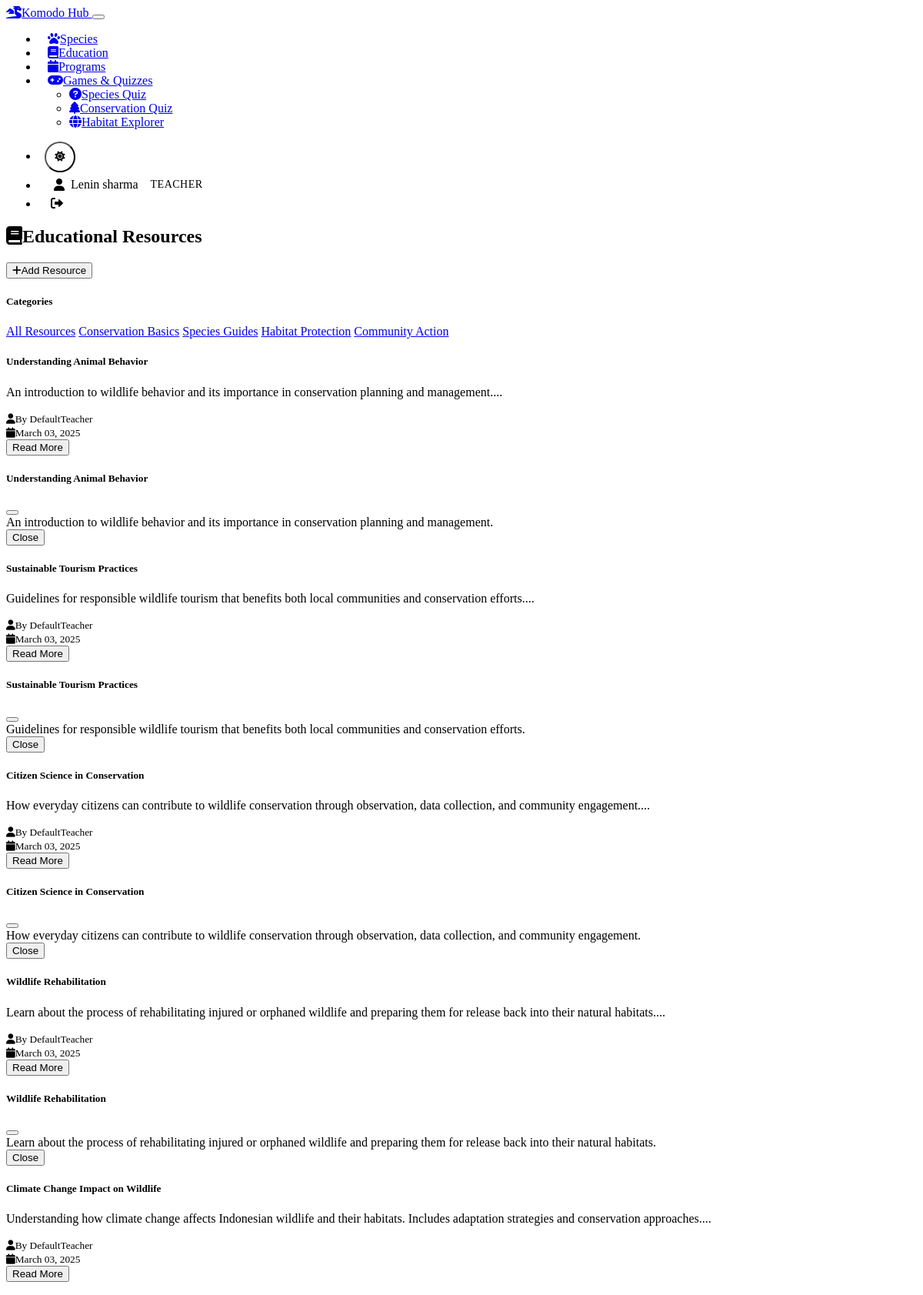
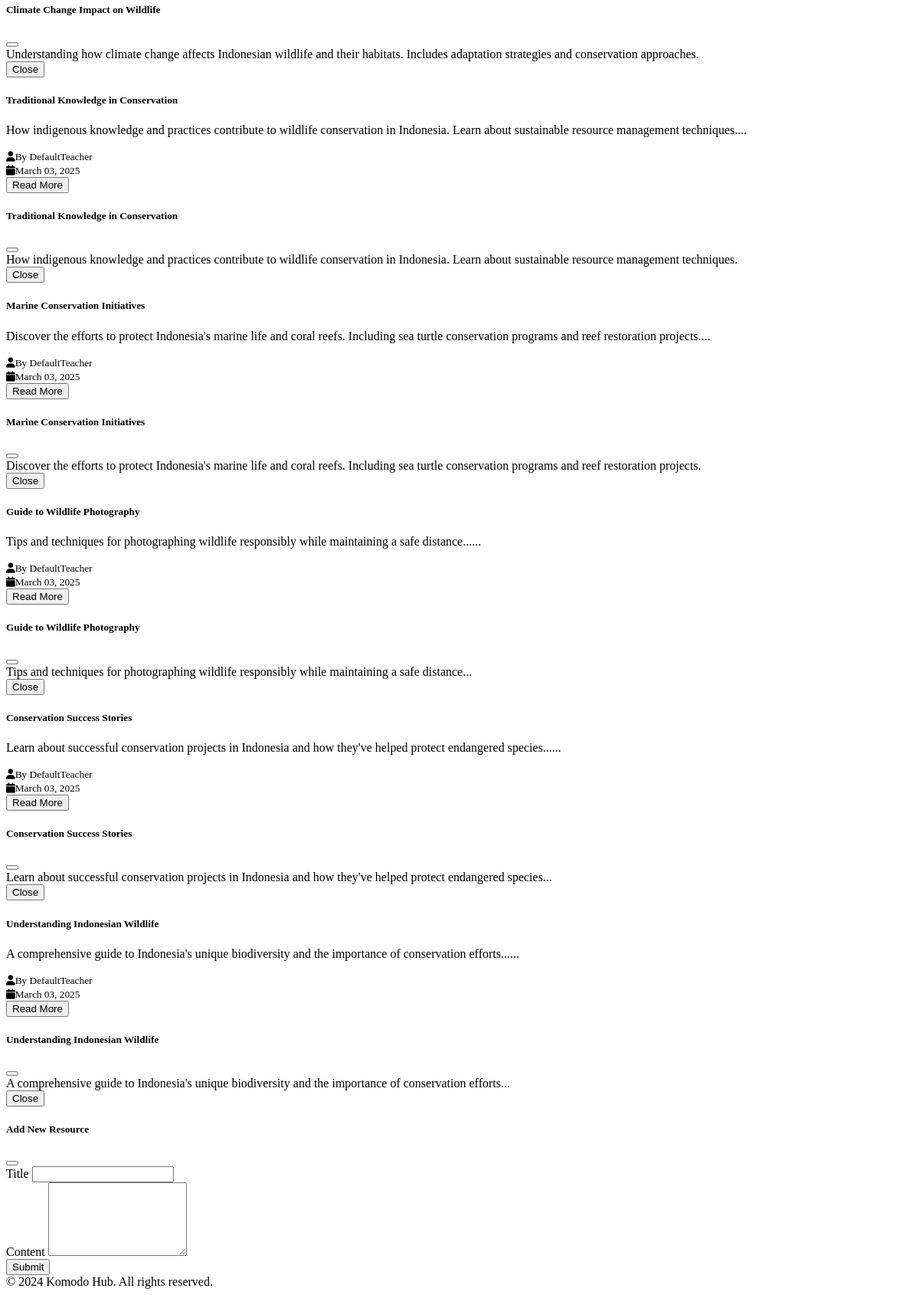
/education (signed in), run on the app's committed database (2 pictures, top to bottom).
### models.py (models this page shows, shortened)
class User(UserMixin, db.Model):
    id = db.Column(db.Integer, primary_key=True)
    username = db.Column(db.String(64), unique=True, nullable=False)
    email = db.Column(db.String(120), unique=True, nullable=False)
    password_hash = db.Column(db.String(256))
    role = db.Column(db.String(20), nullable=False)  # teacher, student, community
    created_at = db.Column(db.DateTime, default=datetime.utcnow)
    resources = db.relationship('EducationalResource', backref='author', lazy=True)
    programs = db.relationship('ConservationProgram', backref='coordinator', lazy=True)
    progress = db.relationship('UserProgress', backref='user', lazy=True)

class EducationalResource(db.Model):
    id = db.Column(db.Integer, primary_key=True)
    title = db.Column(db.String(200), nullable=False)
    content = db.Column(db.Text, nullable=False)
    author_id = db.Column(db.Integer, db.ForeignKey('user.id'), nullable=False)
    created_at = db.Column(db.DateTime, default=datetime.utcnow)

### blueprints/education.py (the view, shortened to what this page needs)
@education.route('/education')
def resources():
    resources = EducationalResource.query.order_by(EducationalResource.created_at.desc()).all()
    form = ResourceForm()  # Create form instance for the modal
    return render_template('education/resources.html', resources=resources, form=form)

### forms.py
class ResourceForm(FlaskForm):
    title = StringField('Title', validators=[DataRequired()])
    content = TextAreaField('Content', validators=[DataRequired()])

### models.py (called while the page is built)
@login_manager.user_loader
def load_user(id):
    return User.query.get(int(id))

### templates/education/resources.html (shortened to what this page needs)
{% extends "base.html" %}
{% block content %}
<div class="row mb-4">
    <div class="col-12 d-flex justify-content-between align-items-center">
        <h2><i class="fas fa-book me-2"></i>Educational Resources</h2>
        {% if current_user.is_authenticated and current_user.role == 'teacher' %}
        <button class="btn btn-success" data-bs-toggle="modal" data-bs-target="#addResourceModal">
            <i class="fas fa-plus me-2"></i>Add Resource
        </button>
        {% endif %}
    </div>
</div>
<div class="row">
    <div class="col-md-3">
        <div class="card mb-4">
            <div class="card-body">
                <h5 class="card-title">Categories</h5>
                <div class="list-group list-group-flush">
                    <a href="#" class="list-group-item list-group-item-action active">All Resources</a>
                    <a href="#" class="list-group-item list-group-item-action">Conservation Basics</a>
                    <a href="#" class="list-group-item list-group-item-action">Species Guides</a>
                    <a href="#" class="list-group-item list-group-item-action">Habitat Protection</a>
                    <a href="#" class="list-group-item list-group-item-action">Community Action</a>
                </div>
            </div>
        </div>
    </div>
    <div class="col-md-9">
        <div class="row g-4">
            {% for resource in resources %}
            <div class="col-md-6">
                <div class="card h-100">
                    <div class="card-body">
                        <h5 class="card-title">{{ resource.title }}</h5>
                        <p class="card-text">{{ resource.content[:200] }}...</p>
                        <div class="mt-3">
                            <small class="text-muted">
                                <i class="fas fa-user me-2"></i>By {{ resource.author.username }}
                            </small>
                            <br>
                            <small class="text-muted">
                                <i class="fas fa-calendar me-2"></i>{{ resource.created_at.strftime('%B %d, %Y') }}
                            </small>
                        </div>
                    </div>
                    <div class="card-footer">
                        <button class="btn btn-primary btn-sm" data-bs-toggle="modal" data-bs-target="#resourceModal{{ resource.id }}">
                            Read More
                        </button>
                    </div>
                </div>
            </div>
            <div class="modal fade" id="resourceModal{{ resource.id }}" tabindex="-1">
                <div class="modal-dialog modal-lg">
                    <div class="modal-content">
                        <div class="modal-header">
                            <h5 class="modal-title">{{ resource.title }}</h5>
                            <button type="button" class="btn-close" data-bs-dismiss="modal"></button>
                        </div>
                        <div class="modal-body">
                            {{ resource.content }}
                        </div>
                        <div class="modal-footer">
                            <button type="button" class="btn btn-secondary" data-bs-dismiss="modal">Close</button>
                        </div>
                    </div>
                </div>
            </div>
            {% endfor %}
        </div>
    </div>
</div>
{% if current_user.is_authenticated and current_user.role == 'teacher' %}
<div class="modal fade" id="addResourceModal" tabindex="-1">
    <div class="modal-dialog">
        <div class="modal-content">
            <div class="modal-header">
                <h5 class="modal-title">Add New Resource</h5>
                <button type="button" class="btn-close" data-bs-dismiss="modal"></button>
            </div>
            <div class="modal-body">
                <form method="POST" action="{{ url_for('education.add_resource') }}">
                    <div class="mb-3">
                        {{ form.title.label(class="form-label") }}
                        {{ form.title(class="form-control") }}
                    </div>
                    <div class="mb-3">
                        {{ form.content.label(class="form-label") }}
                        {{ form.content(class="form-control", rows="6") }}
                    </div>
                    <button type="submit" class="btn btn-primary">Submit</button>
                </form>
            </div>
        </div>
    </div>
</div>
{% endif %}
{% endblock %}

### templates/base.html (shortened to what this page needs)
<!DOCTYPE html>
<html lang="en" data-bs-theme="dark">
<head>
    <link href="https://cdn.replit.com/agent/bootstrap-agent-dark-theme.min.css" rel="stylesheet">
    <link href="https://cdnjs.cloudflare.com/ajax/libs/font-awesome/6.0.0/css/all.min.css" rel="stylesheet">
    <link href="{{ url_for('static', filename='css/custom.css') }}" rel="stylesheet">
</head>
<body>
    <nav class="navbar navbar-expand-lg navbar-dark bg-dark">
        <div class="container-fluid px-3">
            <a class="navbar-brand" href="{{ url_for('main.dashboard') }}">
                <i class="fas fa-dragon me-2"></i>Komodo Hub
            </a>
            <button class="navbar-toggler" type="button" data-bs-toggle="collapse" data-bs-target="#navbarNav">
            </button>
            <div class="collapse navbar-collapse" id="navbarNav">
                {% if current_user.is_authenticated %}
                <ul class="navbar-nav me-auto">
                    <li class="nav-item">
                        <a class="nav-link" href="{{ url_for('species.list') }}">
                            <i class="fas fa-paw me-1"></i>Species
                        </a>
                    </li>
                    <li class="nav-item">
                        <a class="nav-link" href="{{ url_for('education.resources') }}">
                            <i class="fas fa-book me-1"></i>Education
                        </a>
                    </li>
                    <li class="nav-item">
                        <a class="nav-link" href="{{ url_for('programs.list') }}">
                            <i class="fas fa-calendar me-1"></i>Programs
                        </a>
                    </li>
                    {% if current_user.role != 'community' %}
                    <li class="nav-item dropdown">
                        <a class="nav-link dropdown-toggle" href="#" id="gamesDropdown" role="button" data-bs-toggle="dropdown">
                            <i class="fas fa-gamepad me-1"></i>Games & Quizzes
                        </a>
                        <ul class="dropdown-menu">
                            <li>
                                <a class="dropdown-item" href="{{ url_for('games.species_quiz') }}">
                                    <i class="fas fa-question-circle me-2"></i>Species Quiz
                                </a>
                            </li>
                            <li>
                                <a class="dropdown-item" href="{{ url_for('games.conservation_quiz') }}">
                                    <i class="fas fa-tree me-2"></i>Conservation Quiz
                                </a>
                            </li>
                            <li>
                                <a class="dropdown-item" href="{{ url_for('games.habitat_explorer') }}">
                                    <i class="fas fa-globe me-2"></i>Habitat Explorer
                                </a>
                            </li>
                        </ul>
                    </li>
                    {% endif %}
                </ul>
                {% endif %}
                <ul class="navbar-nav ms-auto align-items-center">
                    <li class="nav-item">
                        <button class="btn btn-link nav-link" id="themeToggle">
                            <i class="fas fa-moon"></i>
                        </button>
                    </li>
                    {% if current_user.is_authenticated %}
                        <li class="nav-item">
                            <div class="user-info">
                                <i class="fas fa-user"></i>
                                {{ current_user.username }}
                                <span class="role-indicator role-{{ current_user.role }}">
                                    {{ current_user.role.title() }}
                                </span>
                            </div>
                        </li>
                        <li class="nav-item">
                            <a class="nav-link sign-out" href="{{ url_for('auth.logout') }}" title="Sign Out">
                                <i class="fas fa-sign-out-alt"></i>
                            </a>
                        </li>
                    {% endif %}
                </ul>
            </div>
        </div>
    </nav>
    <main class="container py-4">
        {% block content %}{% endblock %}
    </main>
    <footer class="footer mt-auto py-3 bg-dark">
        <div class="container text-center">
            <span class="text-muted">© 2024 Komodo Hub. All rights reserved.</span>
        </div>
    </footer>
</body>
</html>

### static/css/custom.css (style rules this page uses)
:root[data-bs-theme=light] { --custom-bg: var(--bs-light); --custom-text: var(--bs-dark); }
body { transition: background-color 0.3s ease, color 0.3s ease; }
.navbar-nav .nav-item { margin: 0 2px; }
.navbar .nav-link { padding: 0.5rem 0.75rem; border-radius: 0.375rem; transition: all 0.2s ease-in-out; }
.user-info { display: flex; align-items: center; padding: 0.25rem 0.75rem; background: rgba(255, 255, 255, 0.05); border-radius: 0.5rem; margin: 0 0.5rem; }
.user-info .fas { margin-right: 0.5rem; }
.role-indicator { font-size: 0.75rem; padding: 0.25rem 0.5rem; border-radius: 1rem; margin-left: 0.5rem; font-weight: 500; text-transform: uppercase; letter-spacing: 0.5px; }
.role-teacher { background-color: var(--bs-primary); box-shadow: 0 2px 4px rgba(var(--bs-primary-rgb), 0.3); }
#themeToggle { width: 40px; height: 40px; padding: 0; display: flex; align-items: center; justify-content: center; border-radius: 50%; background: rgba(255, 255, 255, 0.05); transition: all 0.3s ease; margin: 0 0.5rem; }
.nav-link.sign-out { color: var(--bs-danger) !important; background: rgba(var(--bs-danger-rgb), 0.1); border-radius: 0.375rem; padding: 0.5rem 1rem; transition: all 0.2s ease; }
.role-indicator { padding: 0.25rem 0.5rem; border-radius: 0.25rem; font-size: 0.875rem; }
.role-teacher { background-color: var(--bs-primary); }
#themeToggle { transition: transform 0.3s ease; }
.card { transition: transform 0.2s, box-shadow 0.2s; }

### data on the page
User: username "Lenin sharma", role "TEACHER"
EducationalResource: title "Understanding Animal Behavior", content "An introduction to wildlife behavior and its importance in conservation planning and management.", author.username "DefaultTeacher", created_at "March 03, 2025"
EducationalResource: title "Sustainable Tourism Practices", content "Guidelines for responsible wildlife tourism that benefits both local communities and conservation efforts.", author.username "DefaultTeacher", created_at "March 03, 2025"
EducationalResource: title "Citizen Science in Conservation", content "How everyday citizens can contribute to wildlife conservation through observation, data collection, and community engagement.", author.username "DefaultTeacher", created_at "March 03, 2025"
EducationalResource: title "Wildlife Rehabilitation", content "Learn about the process of rehabilitating injured or orphaned wildlife and preparing them for release back into their natural habitats.", author.username "DefaultTeacher", created_at "March 03, 2025"
EducationalResource: title "Climate Change Impact on Wildlife", content "Understanding how climate change affects Indonesian wildlife and their habitats. Includes adaptation strategies and conservation approaches.", author.username "DefaultTeacher", created_at "March 03, 2025"
EducationalResource: title "Traditional Knowledge in Conservation", content "How indigenous knowledge and practices contribute to wildlife conservation in Indonesia. Learn about sustainable resource management techniques.", author.username "DefaultTeacher", created_at "March 03, 2025"
EducationalResource: title "Marine Conservation Initiatives", content "Discover the efforts to protect Indonesia's marine life and coral reefs. Including sea turtle conservation programs and reef restoration projects.", author.username "DefaultTeacher", created_at "March 03, 2025"
EducationalResource: title "Guide to Wildlife Photography", content "Tips and techniques for photographing wildlife responsibly while maintaining a safe distance...", author.username "DefaultTeacher", created_at "March 03, 2025"
EducationalResource: title "Conservation Success Stories", content "Learn about successful conservation projects in Indonesia and how they've helped protect endangered species...", author.username "DefaultTeacher", created_at "March 03, 2025"
EducationalResource: title "Understanding Indonesian Wildlife", content "A comprehensive guide to Indonesia's unique biodiversity and the importance of conservation efforts...", author.username "DefaultTeacher", created_at "March 03, 2025"
